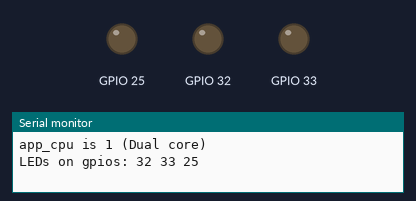
A sketch run on a simulated ESP32. Shown: output pins drawn as LEDs (lit = HIGH), the last lines printed to the serial monitor.

Above: at 0.6 s.
At 5.62 s:
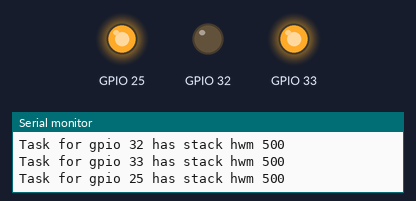
At 10.12 s:
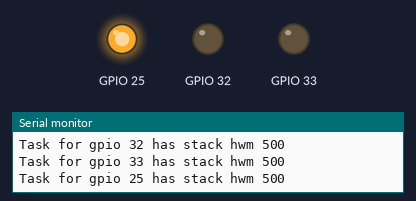
At 20.12 s:
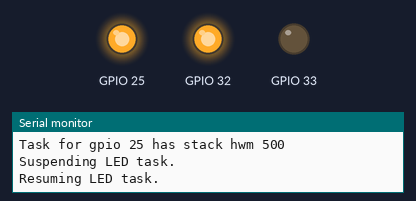
At 29.62 s:
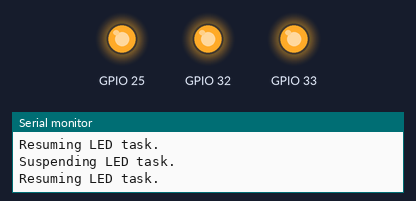
At 39.87 s:
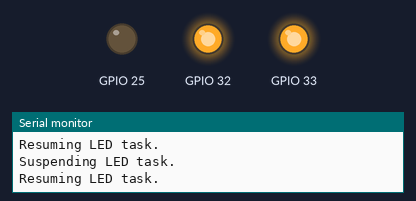
Timing chart, 0 to 40.0 s (numbered marks = the images above):
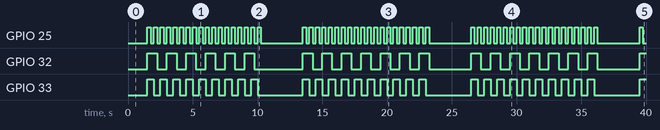

The sketch:

basic_tasks.ino
```cpp
// (licence header left out)
// Change the following if you want to use
// different GPIO pins for the three LEDs

#define LED1 32 // GPIO 12
#define LED2 33 // etc.
#define LED3 25

struct s_led {
  byte gpio; // LED GPIO number
  byte state; // LED state
  unsigned napms; // Delay to use (ms)
  TaskHandle_t taskh; // Task handle
};

static s_led leds[3] = {
  { LED1, 0, 750, 0 },
  { LED2, 0, 500, 0 },
  { LED3, 0, 250, 0 }
};

static void led_task_func(void *argp) {
  s_led *ledp = (s_led*)argp;
  unsigned stack_hwm = 0, temp;

  delay(1000);

  for (;;) {
    digitalWrite(ledp->gpio,ledp->state ^= 1);
    temp = uxTaskGetStackHighWaterMark(nullptr);
    if ( !stack_hwm || temp < stack_hwm ) {
      stack_hwm = temp;
      printf("Task for gpio %d has stack hwm %u\n",
      ledp->gpio,stack_hwm);
    }
    delay(ledp->napms);
  }
}

void setup() {
  int app_cpu = 0; // CPU number

  delay(500); // Pause for serial setup

  app_cpu = xPortGetCoreID();
  printf("app_cpu is %d (%s core)\n",
  app_cpu,
  app_cpu > 0 ? "Dual" : "Single");

  printf("LEDs on gpios: ");
  for ( auto& led : leds ) {
    pinMode(led.gpio,OUTPUT);
    digitalWrite(led.gpio,LOW);
    xTaskCreatePinnedToCore(
      led_task_func,
      "led_task",
      2048,
      &led,
      1,
      &led.taskh,
      app_cpu
    );
    printf("%d ",led.gpio);
  }
  putchar('\n');
}

void loop() {
  int x;
  int y;
  delay(10000);
  printf("Suspending LED task.\n");
  for (x=0; x<3; x++)
  {
    vTaskSuspend(leds[x].taskh);
  }

  delay(3000);
  printf("Resuming LED task.\n");
  for (y=0; y<3; y++)
  {
    vTaskResume(leds[y].taskh);
  }


}
```

Measured:
- by itself, GPIO 25: repeats every 13.0 s: HIGH 0.25 s, LOW 3.2 s, 19 × (HIGH 0.25 s, LOW 0.25 s)
- by itself, GPIO 32: LOW → HIGH at 1.5 s, → LOW 0.75 s later, → HIGH 0.75 s later, → LOW 0.75 s later, … (41 changes in this stretch)
- by itself, GPIO 33: repeats every 13.0 s: 8 × (LOW 0.50 s, HIGH 0.50 s), LOW 3.5 s, HIGH 0.50 s, LOW 0.50 s, HIGH 0.50 s
